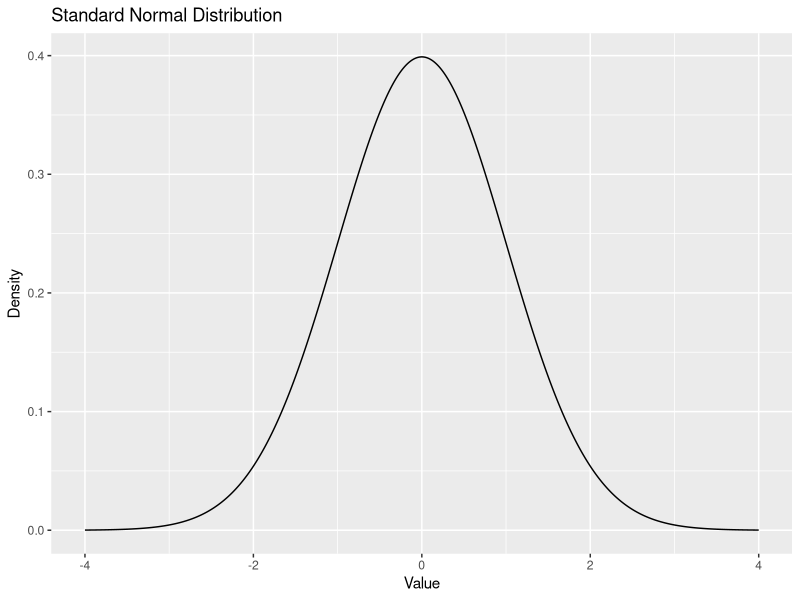
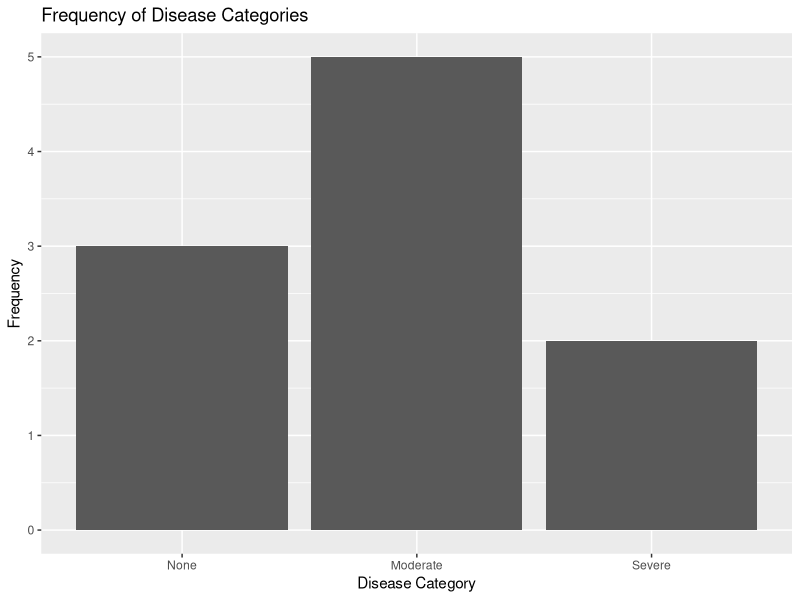
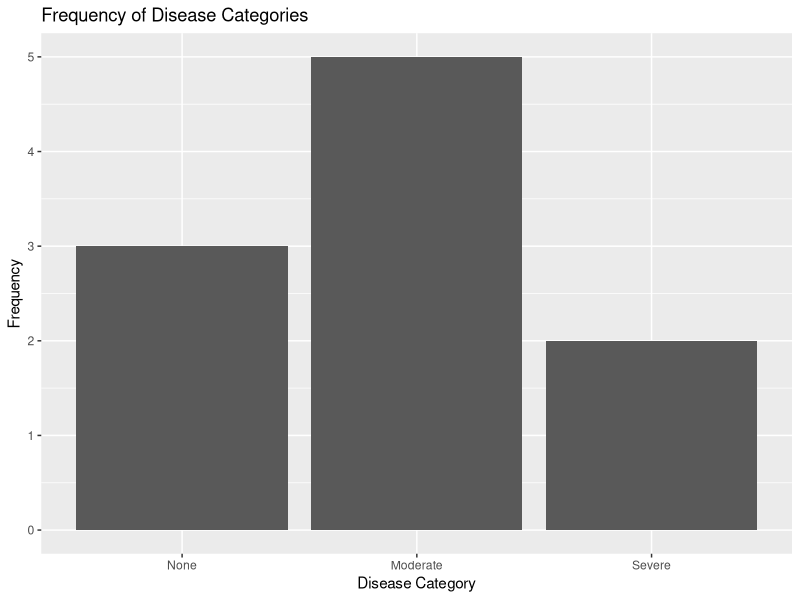
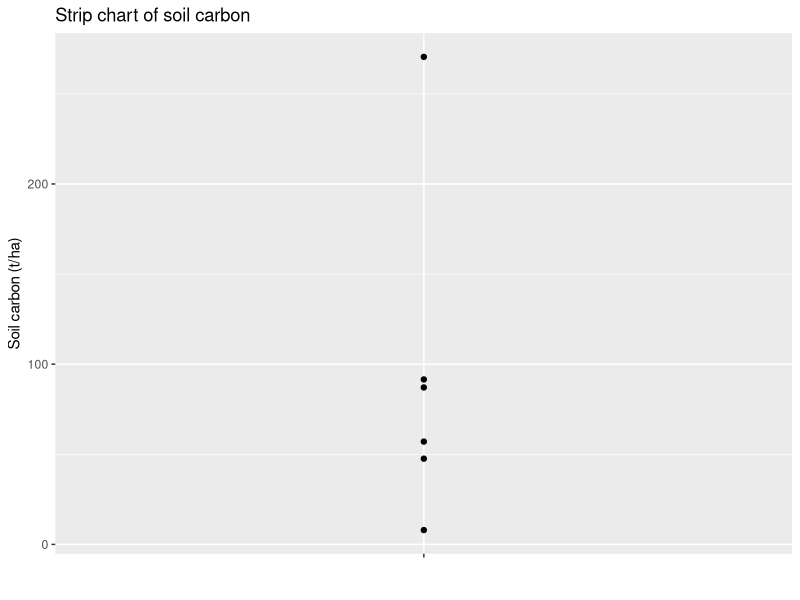
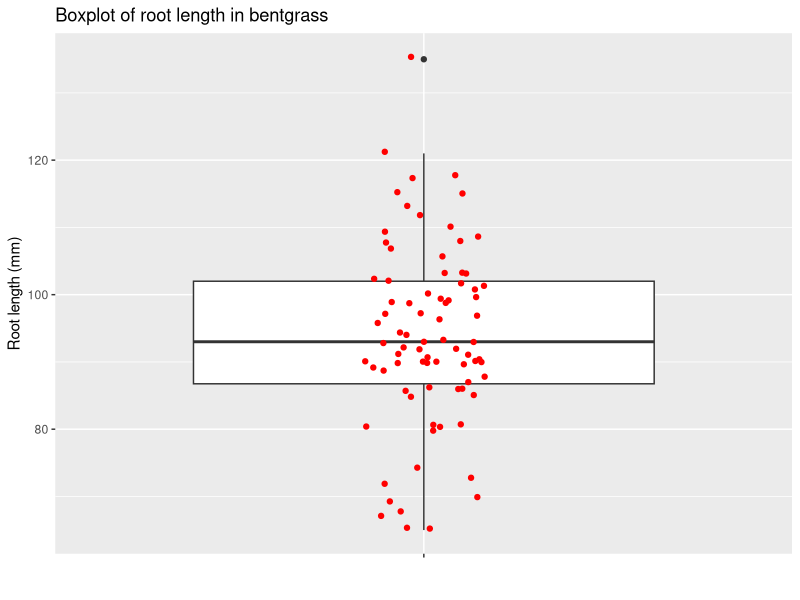
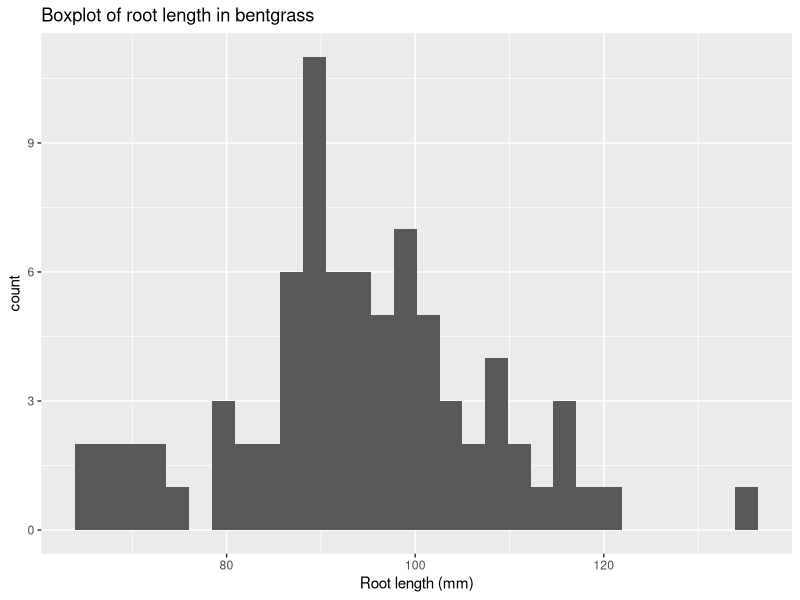
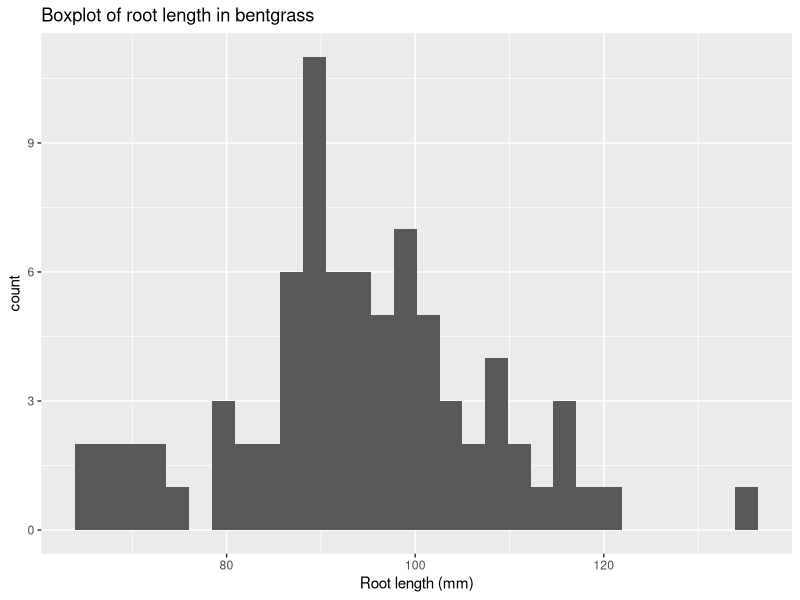

Write the R code that produced these figures, in order.
## ---- chunk 1
library(ggplot2)
library(tidyverse)

# Generate a normal distribution
normal_dist <- tibble(x = seq(-4, 4, by = 0.01)) %>%
  mutate(y = dnorm(x))

# Plot the distribution
ggplot(normal_dist, aes(x = x, y = y)) +
  geom_line() +
  ggtitle("Standard Normal Distribution") +
  xlab("Value") +
  ylab("Density")
## ---- chunk 2
total_c <- sum(c(48, 56, 78, 86, 90, 271))
print(total_c)
## ---- chunk 3
mean_c <- mean(c(48, 56, 78, 86, 90, 271))
print(mean_c)
## ---- chunk 4
median_c <- median(c(48, 56, 78, 86, 90, 271))
print(median_c)
## ---- chunk 5
mode_function <- function(x) {
  uniq_x <- unique(x)
  uniq_x[which.max(tabulate(match(x, uniq_x)))]
}
data_vector <- c(1, 2, 4, 4, 3, 5, 4)
mode_value <- mode_function(data_vector)
print(mode_value)
## ---- chunk 6
range_c <- max(c(48, 56, 78, 86, 90, 271)) - min(c(48, 56, 78, 86, 90, 271))
print(range_c)
## ---- chunk 7
quantile(c(1,2,3,4,5,6,7,8,9))
## ---- chunk 8
quant_c <- quantile(c(48, 56, 78, 86, 90, 271))
print(quant_c)
## ---- chunk 9
iqr_c <- IQR(c(48, 56, 78, 86, 90, 271))
print(iqr_c)
## ---- chunk 10
var_c <- var(c(48, 56, 78, 86, 90, 271))
print(var_c)
## ---- chunk 11
sd_c <- sd(c(48, 56, 78, 86, 90, 271))
print(sd_c)
## ---- chunk 12
cv_c <- sd(c(48, 56, 78, 86, 90, 271))/mean(c(48, 56, 78, 86, 90, 271))*100
print(cv_c)

cv_n <- sd(c(2, 16, 22, 45, 65, 93))/mean(c(2, 16, 22, 45, 65, 93))*100
print(cv_n)
## ---- chunk 13
mean(c(48, 56, 8, 86, 90, 27))
mean(c(48, 56, 8, 86, 90, 271))
## ---- chunk 14
median(c(48, 56, 8, 86, 90, 27))
median(c(48, 56, 8, 86, 90, 271))
## ---- chunk 15
var(c(48, 56, 8, 86, 90, 27))
var(c(48, 56, 8, 86, 90, 271))
## ---- chunk 16
IQR(c(48, 56, 8, 86, 90, 27))
IQR(c(48, 56, 8, 86, 90, 271))
## ---- chunk 17
# Load necessary library
library(ggplot2)

# Your disease data
disease <- c("None", "Moderate", "None", "Severe", "Moderate", "Moderate", "Severe", "Moderate", "None", "Moderate")

# Order factors from no disease to severe disease 
disease = factor(disease, levels = c("None", "Moderate", "Severe"))

# Create a frequency table
disease_tbl <- table(disease)
print(disease_tbl)
## ---- chunk 18
# Convert the table to a data frame for ggplot2
disease_df <- as.data.frame(disease_tbl)

# Rename the columns appropriately
names(disease_df) <- c("Disease", "Frequency")

# Create the bar plot
p <- ggplot(disease_df, aes(x = Disease, y = Frequency)) +
  geom_bar(stat = "identity") +
  ggtitle("Frequency of Disease Categories") +
  xlab("Disease Category") +
  ylab("Frequency")
## ---- chunk 19
print(p)
## ---- chunk 20
# Load necessary libraries
library(tidyverse)

# Your disease data
disease <- c("None", "Moderate", "None", "Severe", "Moderate", "Moderate", "Severe", "Moderate", "None", "Moderate")

# Convert to tibble and count occurrences
disease_data <- tibble(disease) %>%
  mutate(disease = factor(disease, levels = c("None", "Moderate", "Severe"))) %>%
  count(disease, name = "Frequency")

# Create the bar plot
ggplot(disease_data, aes(x = disease, y = Frequency)) +
  geom_bar(stat = "identity") +
  ggtitle("Frequency of Disease Categories") +
  xlab("Disease Category") +
  ylab("Frequency")
## ---- chunk 21
# Load necessary library
library(ggplot2)

# Your data
soil_c <- c(48, 56, 8, 86, 90, 271)

# Convert to a data frame
soil_c_df <- data.frame(Value = soil_c)

# Create the strip chart
p <- ggplot(soil_c_df, aes(x = "", y = Value)) +
  geom_jitter(width = 0) +
  ggtitle("Strip chart of soil carbon") +
  xlab("") +
  ylab("Soil carbon (t/ha)")
## ---- chunk 22
print(p)
## ---- chunk 23
root_length <- c(108, 102, 100, 135, 113, 109, 92, 97, 73, 65,
68, 74, 93, 97, 118, 121, 103, 99, 90, 90,
99, 102, 106, 90, 92, 97, 100, 92, 80, 99,
103, 103, 115, 85, 96, 86, 85, 86, 91, 90,
94, 93, 93, 99, 109, 115, 110, 94, 107, 88,
101, 89, 117, 91, 112, 101, 91, 81, 80, 67,
69, 80, 86, 81, 65, 90, 99, 93, 90, 102,
72, 70, 90, 90, 87, 89, 90, 96, 108, 86)
## ---- chunk 24
# Load necessary library
library(ggplot2)

# Convert to a data frame
root_length_df <- data.frame(Value = root_length)

# Create the strip chart
ggplot(root_length_df, aes(x = "", y = Value)) +
  geom_boxplot() +
  geom_jitter(width = 0.1, col = "red") +
  ggtitle("Boxplot of root length in bentgrass") +
  xlab("") +
  ylab("Root length (mm)")
## ---- chunk 25
# Load necessary library
library(ggplot2)

# Convert to a data frame
root_length_df <- data.frame(Value = root_length)

# Create the strip chart
ggplot(root_length_df, aes(Value)) +
  geom_histogram() +
  ggtitle("Boxplot of root length in bentgrass") +
  xlab("Root length (mm)") 
## ---- chunk 26
mean(soil_c)
median(soil_c)
## ---- chunk 27
mean(root_length)
median(root_length)
## ---- chunk 28
# Create the strip chart
ggplot(root_length_df, aes(Value)) +
  geom_histogram() +
  ggtitle("Boxplot of root length in bentgrass") +
  xlab("Root length (mm)") 
## ---- chunk 29
library(e1071)
skewness(root_length)
